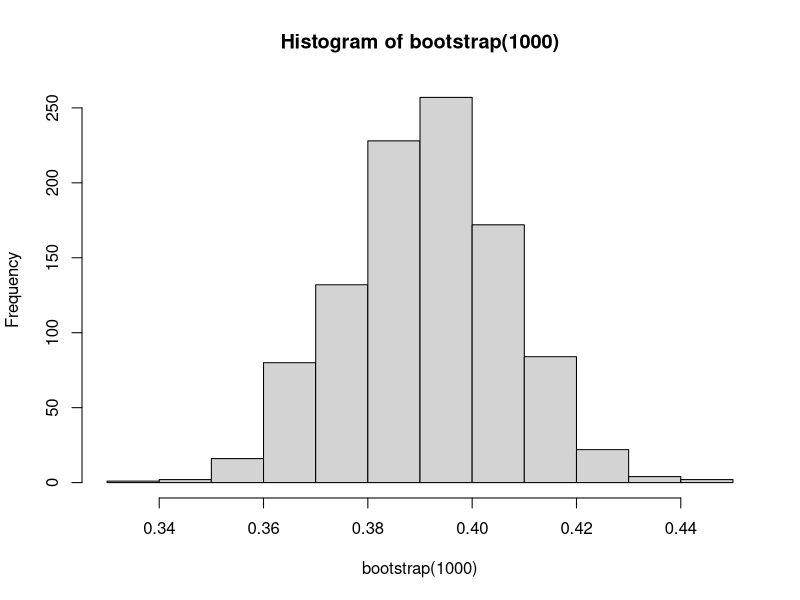
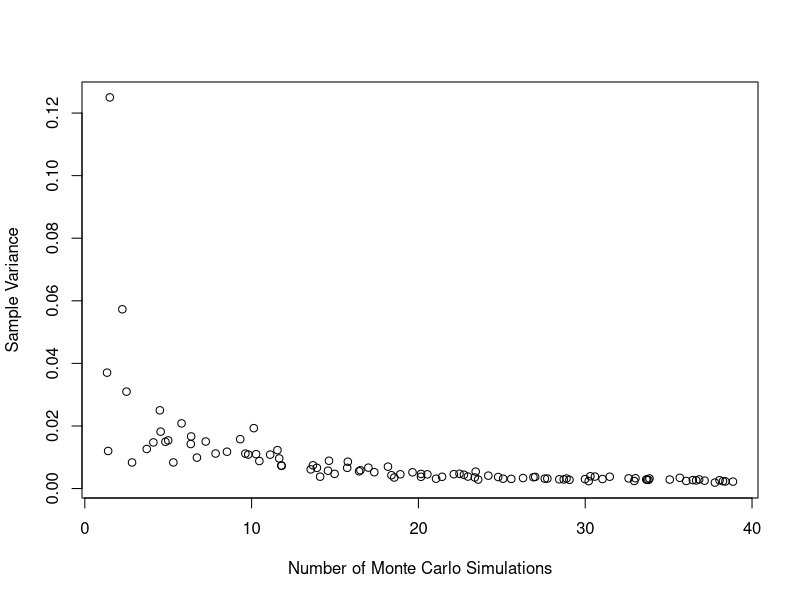
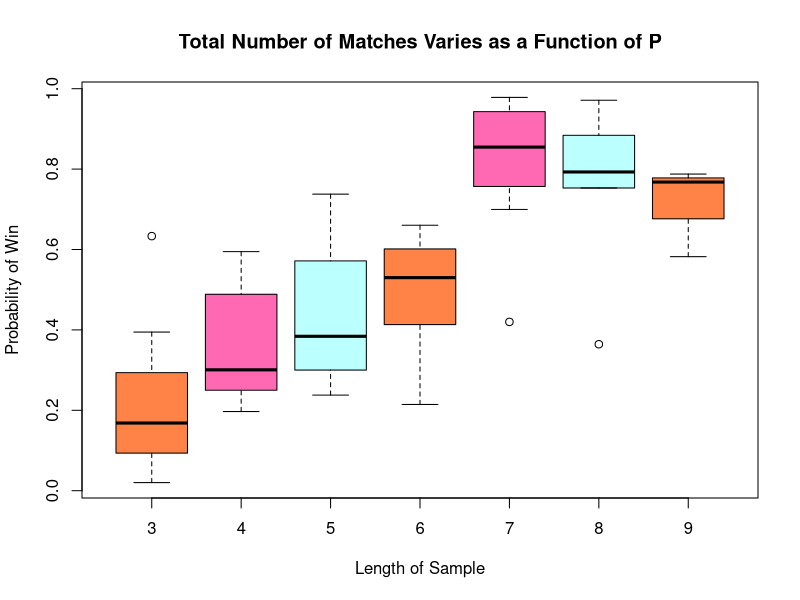

Generate these figures, in order, with R:
## ---- chunk 1
knitr::opts_chunk$set(echo = TRUE)
## ---- chunk 2
 set.seed(35)
 X <- rnorm(1000, 4, sqrt(10))
 Y <- runif(1000, 2, 8)
## ---- chunk 3
A <- data.frame(X, Y)
# Create a vector of 0s with length 1000 
A$prob <- rep(0, nrow(A))
# For loop will measure if X is bigger than Y, if the conition is TRUE,
# the probability vector will chnage to 1
for(i in 1:nrow(A)){
  if(A$X[i] > A$Y[i]){
    A$prob[i] <- 1
  }
  
  # Sums all the 1s and divide it with 1000 to get the probability 
  probability <- sum(A$prob)/nrow(A)
}
probability
 
## ---- chunk 4
nboot <- 1000
boot <- rep(0, nboot)
for(k in 1:nboot){
# Generates 1000 rnorm and runif varibles
  x <- rnorm(nboot, 4, sqrt(10)) 
  y <- runif(nboot, 2, 8)
  
  prob <- rep(0, length(x))
  
  for(i in 1:length(x)){
    if(x[i] > y[i]){
      prob[i] <- 1
    }
    
    # Finds the probability of 1 value of boot
    # Continues the loop until 1000 probabilities have been created 
    boot[k] <- sum(prob)/length(x)
  }
}
summary(boot)
## ---- chunk 5
bootstrap <- function(nboot = 1000){
  boot <- rep(0, nboot)
  
  for(k in 1:nboot){
# Generates 1000 rnorm and runif varibles
    x <- rnorm(nboot, 4, sqrt(10))
    y <- runif(nboot, 2, 8)
    
    prob <- rep(0, length(x))
    
    for(i in 1:length(x)){
      if(x[i] > y[i]){
        prob[i] <- 1
      }
      # Finds the probability of 1 value of boot
      # Continues the loop until 1000 probabilities have been created 
      boot[k] <- sum(prob)/length(x)
    }
  }
  return(boot)
}
## ---- chunk 6
# Test values 
set.seed(8)
bootstrap(1000)
## ---- chunk 7
summary(bootstrap(1000))
## ---- chunk 8
hist(bootstrap(1000))
## ---- chunk 9
length <- 100
number <- NULL
sample_var <- NULL
for(b in 2:length){
  number[b] <- sum(bootstrap(b))
  sample_var[b] <- var(bootstrap(b))
}
## ---- chunk 10
plot(number, sample_var, ylab = "Sample Variance", xlab = "Number of Monte Carlo Simulations")
## ---- chunk 11
set.seed(12)
# Generating one probablity of a game winning and losing 
win <- runif(1, 0, 1)
lose <- 1-win
# Creates a vector of 1 and 0
WL <- c(1, 0)
result <- NULL
sum1 <- NULL
sum0 <- NULL
sample <- NULL
# The maximum amount of plays is 9, as there can be 2 loses before 7 wins. 
# Therefore the range is from 1:9
for(k in 1:9){
  # Generates a 1 or 0 based on the probability generated previously
  result[k] <- sample(x = WL, prob = c(win, lose), size = 1)
  
  # Sum the 1s and 0s already available in the sample
  sum1 <- sum(sample == 1)
  sum0 <- sum(sample == 0)
  
  
  # If the sum does not meet the condition, the result of the loop is added into a vector titled "sample"
  # If the sum does meet the condition, the loop will break and will not add the result of the loop to the sample vector
  
  if(sum0 > 2 | sum1 > 6){
    break
  } else{
    sample <- c(sample, result[k])
  }
  
}
print(sample)
## ---- chunk 12
 # loop with probability and total number of matches played 
n <- 50
win <- NULL
lose <- NULL
total.length <- NULL
probability.win <- NULL
total <- NULL
for(i in 1:n){
  
  # creates an empty data frame
  
  
  # measure probability 
  win[i] <- runif(1, 0, 1)
  lose[i] <- 1-win[i]
  WL <- c(1, 0)
  
  result <- NULL
  sum1 <- NULL
  sum0 <- NULL
  sample <- NULL
  
  # generates 1s or 0s based on the probability 
  for(k in 1:9){
    result[k] <- sample(x = WL, prob = c(win[i], lose[i]), size = 1)
    
    # sums all the 1s and all the 0s in the sample
    sum1 <- sum(sample == 1)
    sum0 <- sum(sample == 0)
    
    # this code will break the for loop if the number of lose(0) is bigger than 3
    # or the number of wins(1s) is bigger than 7
    if(sum0 > 2 | sum1 > 6){
      break
    } else{
      sample <- c(sample, result[k])
    }
    
  }
  
  # for every loop, length of the sample is measured 
  length <- length(sample)
  
  total.length <- c(total.length , length)
  probability.win <- c(probability.win, win[i])
  
  # for every loop, the values of length and win is added into the data frame
  total <- data.frame(total.length, probability.win)
}
## ---- chunk 13
print(total)
## ---- chunk 14
boxplot(probability.win ~ total.length, data = total, xlab = "Length of Sample", 
        ylab = "Probability of Win", main = "Total Number of Matches Varies as a Function of P",
        col = c("sienna1", "hotpink", "paleturquoise1"))
